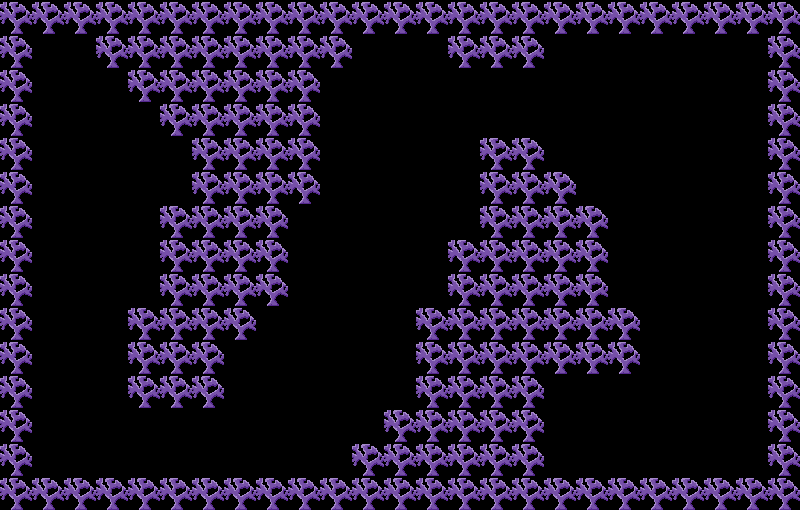

Tiled map render using the project's own tile images. Description and the whole map definition, tile-layer contents included, below:
An orthogonal 25x15 tile map with 32x34 px tiles, 1 tile layer (layer1).

<map version="1.9" tiledversion="1.9.1" orientation="orthogonal" renderorder="right-down" width="25" height="15" tilewidth="32" tileheight="34" infinite="0" nextlayerid="2" nextobjectid="1">
 <tileset firstgid="1" name="coral" tilewidth="32" tileheight="32" tilecount="1" columns="1">
  <image source="../Images/coral.png" trans="000000" width="32" height="32" />
 </tileset>
 <layer id="1" name="layer1" width="25" height="15">
  <data encoding="csv">
1,1,1,1,1,1,1,1,1,1,1,1,1,1,1,1,1,1,1,1,1,1,1,1,1,
1,0,0,1,1,1,1,1,1,1,1,0,0,0,1,1,1,0,0,0,0,0,0,0,1,
1,0,0,0,1,1,1,1,1,1,0,0,0,0,0,0,0,0,0,0,0,0,0,0,1,
1,0,0,0,0,1,1,1,1,1,0,0,0,0,0,0,0,0,0,0,0,0,0,0,1,
1,0,0,0,0,0,1,1,1,1,0,0,0,0,0,1,1,0,0,0,0,0,0,0,1,
1,0,0,0,0,0,1,1,1,1,0,0,0,0,0,1,1,1,0,0,0,0,0,0,1,
1,0,0,0,0,1,1,1,1,0,0,0,0,0,0,1,1,1,1,0,0,0,0,0,1,
1,0,0,0,0,1,1,1,1,0,0,0,0,0,1,1,1,1,1,0,0,0,0,0,1,
1,0,0,0,0,1,1,1,1,0,0,0,0,0,1,1,1,1,1,0,0,0,0,0,1,
1,0,0,0,1,1,1,1,0,0,0,0,0,1,1,1,1,1,1,1,0,0,0,0,1,
1,0,0,0,1,1,1,0,0,0,0,0,0,1,1,1,1,1,1,1,0,0,0,0,1,
1,0,0,0,1,1,1,0,0,0,0,0,0,1,1,1,1,0,0,0,0,0,0,0,1,
1,0,0,0,0,0,0,0,0,0,0,0,1,1,1,1,1,0,0,0,0,0,0,0,1,
1,0,0,0,0,0,0,0,0,0,0,1,1,1,1,1,1,0,0,0,0,0,0,0,1,
1,1,1,1,1,1,1,1,1,1,1,1,1,1,1,1,1,1,1,1,1,1,1,1,1
</data>
 </layer>
</map>
